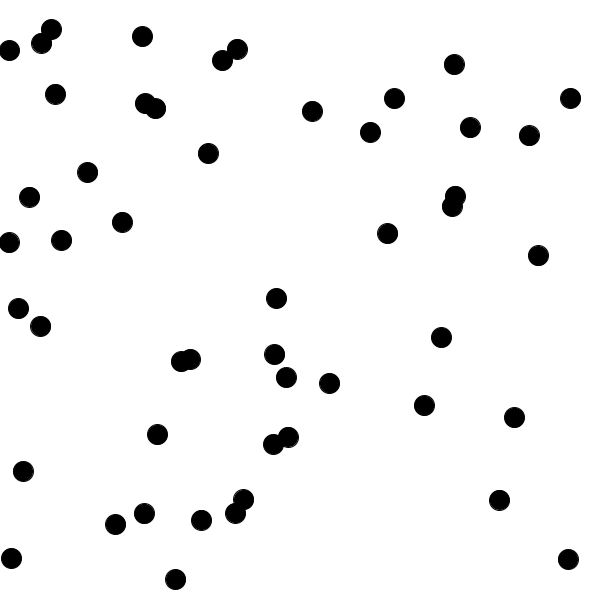
Frame 1 (no input)
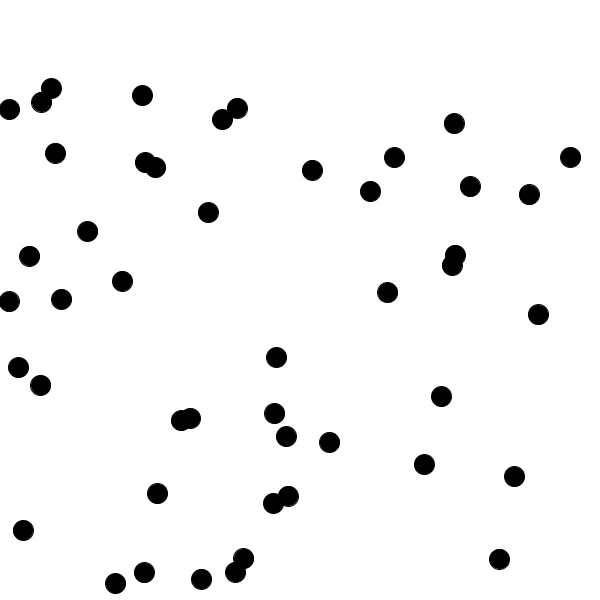
Frame 60 (the mouse pressed at the canvas centre just before this capture)
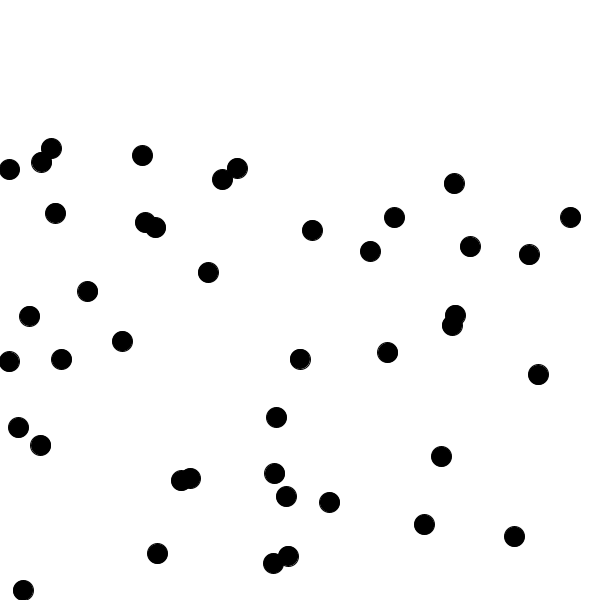
Frame 120 (the mouse held since frame 60 and released just before this capture)

The Processing sketch that drew these frames (run headless with seeded random() and noise(); from frame 60 on, the mouse is pressed at the canvas centre):

// Processing sketch: ejemplo_array3_bolas_caen
// ── ejemplo_array3_bolas_caen.pde
float[] posX;
float[] posY;
int N = 50;

void setup() {
  size(600, 600);
  posX = new float[N];
  posY = new float[N];

  for (int i = 0; i < posX.length; i++) {
    posX[i] = random(width);
  }
  for (int i = 0; i < posY.length; i++) {
    posY[i] = random(height);
  }
  
  fill(0);
}

void draw() {
  background(255);
  for (int i = 0; i < posX.length; i++) {
    circle(posX[i], posY[i], 20);
  }
  
  for (int i = 0; i < posY.length; i++) {
    posY[i] += 1;
  }
}

void mousePressed() {
  posX = append(posX, mouseX);
  posY = append(posY, mouseY);
  println(posX.length);
}
